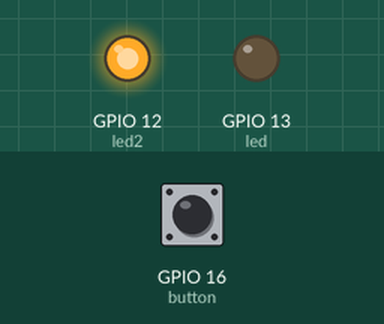
A sketch run on a simulated ESP8266 (NodeMCU). On the bench: output pins drawn as LEDs (lit = HIGH). The inputs (shaded band) are chosen by the test bench; at power-on: GPIO 16 (button) LOW. WiFi joins after 1.5 s; servers stay silent unless stated; no MQTT or app messages arrive unless stated; what the sketch prints to the serial monitor is not drawn.

Above: at 2.7 s.
2.8 s: GPIO 16 (button) pulled HIGH for 0.15 s
At 2.87 s:
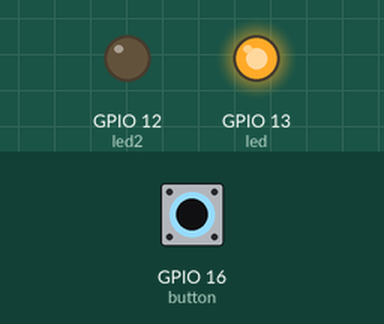
4.4 s: GPIO 16 (button) pulled HIGH for 3.2 s
At 8.9 s:
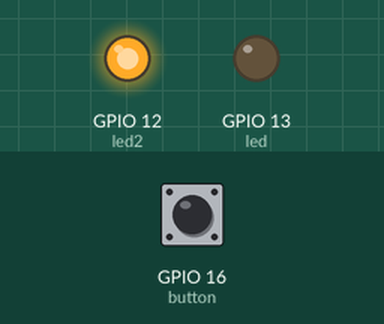
Timing chart, 0 to 10.4 s (numbered marks = the images above; inputs shaded):
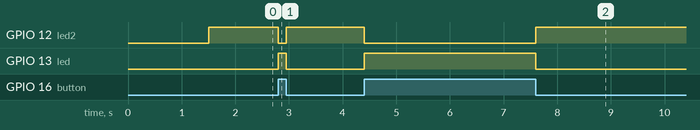

Measured:
- after the input at 2.8 s, GPIO 12 (led2): HIGH → LOW at once, → HIGH 0.15 s later; GPIO 13 (led): LOW → HIGH at once, → LOW 0.15 s later
- after the input at 4.4 s, GPIO 12 (led2): HIGH → LOW at once, → HIGH 3.2 s later; GPIO 13 (led): LOW → HIGH at once, → LOW 3.2 s later

The sketch:

ButtonWithESP8266.ino
```cpp
#include <ArduinoJson.h>
#include <ESP8266HTTPClient.h>
#include <ESP8266WiFi.h>
#include <PubSubClient.h>

const char *ssid = "NombreDeTuRedWiFi";               // Reemplaza con el nombre de tu red WiFi
const char *password = "TuContraseñaWiFi";            // Reemplaza con la contraseña de tu red WiFi
const char *mqtt_server = "DirecciónIPDelBrokerMQTT"; // Reemplaza con la dirección IP de tu broker MQTT
const int led = 13;                                   // Pin para el primer LED
const int led2 = 12;                                  // Pin para el segundo LED
const int button = 16;                                // Pin para el botón
int temp = 0;
int tempAnt = temp;

WiFiClient espClient;
PubSubClient client(espClient);

void setup()
{
  Serial.begin(9600); // Inicializa la comunicación serial
  Serial.println();
  Serial.print("Conectando");
  WiFi.begin(ssid, password); // Conéctate a la red WiFi

  // Espera hasta que se establezca la conexión a WiFi
  while (WiFi.status() != WL_CONNECTED)
  {
    delay(500);
    Serial.print(".");
  }
  Serial.println("");
  Serial.println("WiFi conectado");

  Serial.println(WiFi.localIP());
  client.setServer(mqtt_server, 1883); // Configura el servidor y puerto del broker MQTT
  pinMode(led, OUTPUT);                // Configura el primer LED como salida
  pinMode(led2, OUTPUT);               // Configura el segundo LED como salida
  pinMode(button, INPUT);              // Configura el pin del botón como entrada
  digitalWrite(led2, HIGH);            // Apaga el segundo LED al inicio
}

void loop()
{
  tempAnt = temp;
  temp = digitalRead(button); // Lee el estado del botón

  if (!client.connected())
  {
    reconnect();
  }

  // Si el botón es presionado
  if (temp == HIGH && tempAnt != temp)
  {
    // Crear un objeto JSON
    StaticJsonDocument<200> jsonDocument;
    jsonDocument["used"] = true;

    // Convertir el objeto JSON a una cadena
    char buffer[200];
    serializeJson(jsonDocument, buffer);

    // Publicar el JSON en el tema "Button"
    client.publish("Button", buffer);

    // Enciende el primer LED y apaga el segundo LED
    digitalWrite(led, HIGH);
    digitalWrite(led2, LOW);

    delay(100);
  }
  // Si el botón es liberado
  else if (temp == LOW && tempAnt != temp)
  {
    // Crear un objeto JSON
    StaticJsonDocument<200> jsonDocument;
    jsonDocument["used"] = false;

    // Convertir el objeto JSON a una cadena
    char buffer[200];
    serializeJson(jsonDocument, buffer);

    // Publicar el JSON en el tema "Button"
    client.publish("Button", buffer);

    // Apaga el primer LED y enciende el segundo LED
    digitalWrite(led2, HIGH);
    digitalWrite(led, LOW);

    delay(100);
  }
}

// Reintentar la conexión al broker MQTT si se pierde la conexión
void reconnect()
{
  // Bucle hasta que estemos reconectados
  while (!client.connected())
  {
    Serial.print("Intentando conexión MQTT...");
    // Intentar conectar
    if (client.connect("ESP8266Client"))
    {
      Serial.println("conectado");
    }
    else
    {
      Serial.print("falló, rc=");
      Serial.print(client.state());
      Serial.println(" intentando de nuevo en 5 segundos");
      // Esperar 5 segundos antes de intentar de nuevo
      delay(5000);
    }
  }
}
```
